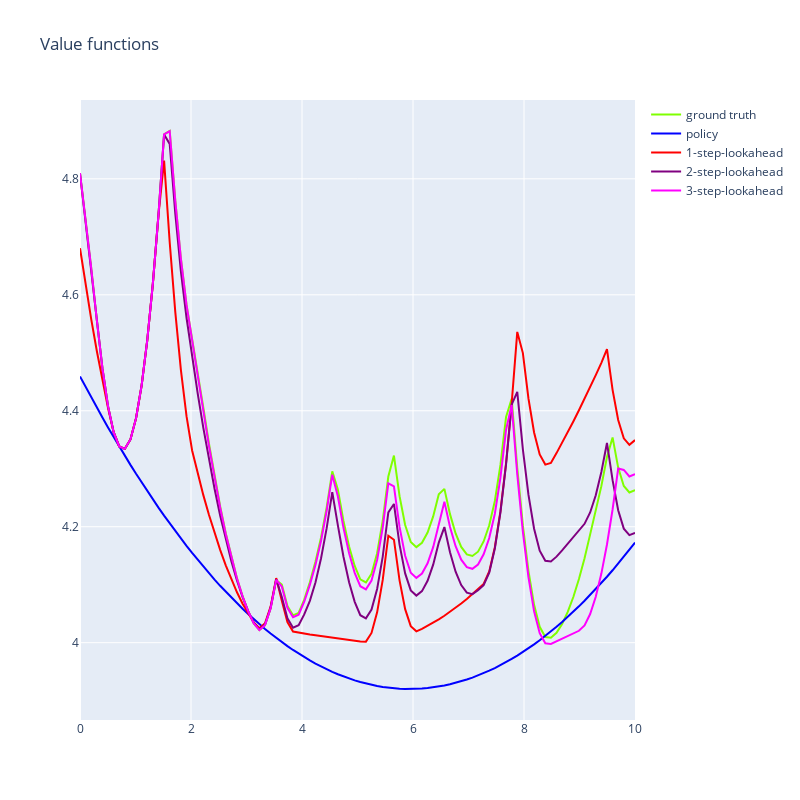

The notebook cell this image was saved under:
### Code cell
fig.add_trace(go.Scatter(x=x1, y=y1, mode='lines', name="1-step-lookahead", line=dict(color="red") ))
fig.add_trace(go.Scatter(x=x2, y=y2, mode='lines', name="2-step-lookahead", line=dict(color="purple") ))
fig.add_trace(go.Scatter(x=x3, y=y3, mode='lines', name="3-step-lookahead", line=dict(color="magenta") ))
